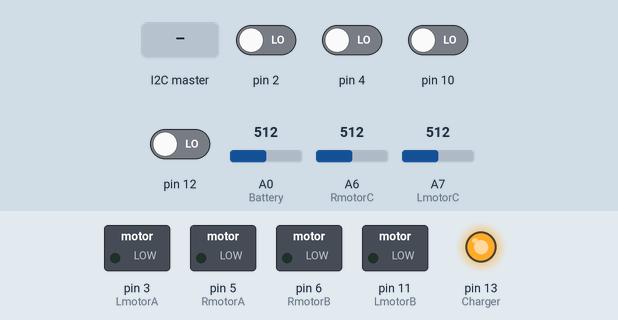
The sketch below on a simulated Arduino Mega 2560, built with avr-gcc and run on an emulated ATmega2560. Shown: switched loads named in the sketch (green lamp = pin HIGH), output pins drawn as LEDs (lit = HIGH). The inputs (shaded band) are chosen by the test bench; at power-on: pin 2, pin 4, pin 10, pin 12 LOW, A0 (Battery) = 512, A6 (RmotorC) = 512, A7 (LmotorC) = 512. What the sketch prints to the serial monitor is not drawn.

Above: at 3.3 s.
3.4 s: the I2C master sends "v"
At 4.06 s:
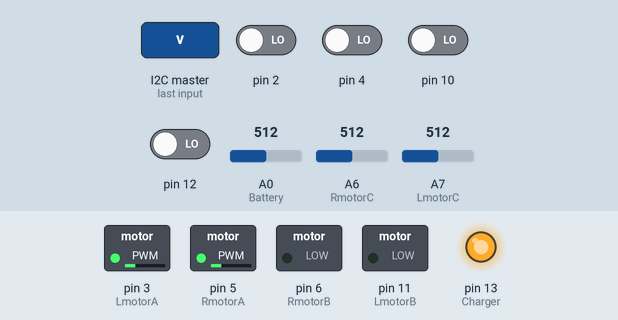
5.9 s: A0 (Battery) set to 307
8.9 s: A0 (Battery) set to 292
At 10.1 s:
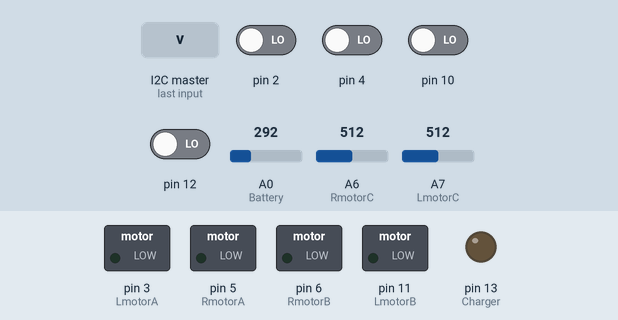
Timing chart, 0 to 11.9 s (numbered marks = the images above; inputs shaded):
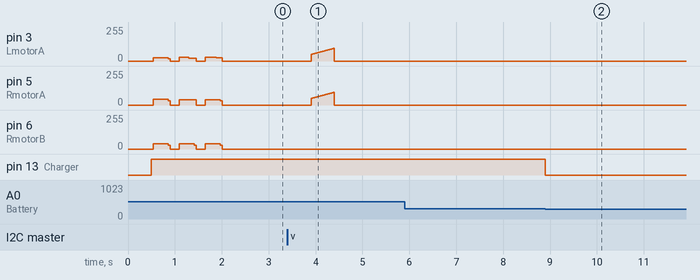

Measured:
- the behaviour switches between 300 and 299 on A0 (Battery) (found by bisection; images 1 and 2)
- after the input at 3.4 s, pin 3 (LmotorA), pin 5 (RmotorA): rises from 0/255 to 95/255 in 0.47 s, then falls to 0/255 in 0.02 s
- after the input at 8.9 s, pin 13 (Charger): HIGH → LOW at once

The sketch:

trex.ino
```cpp
#include "IOpins.h"
#include "Constants.h"
#include <Wire.h>

#include "Encoder.h"


void CalculateSpeed();

//-------------------------------------------------------------- define global variables --------------------------------------------

unsigned int Volts;
unsigned int LeftAmps;
unsigned int RightAmps;
unsigned long chargeTimer;
unsigned long leftoverload;
unsigned long rightoverload;
int highVolts;
int startVolts;
int speed_R = 0;
int speed_L = 0;
int Speed = 0;  //entre 0 et 136 (full speed a 14V)
int Steer = 0;  //entre 0 et 136
bool Stop;                                                    // true=Motors off, false=Motors on
byte Charged=1;                                               // 0=Flat battery  1=Charged battery
int Leftmode=1;                                               // 0=reverse, 1=brake, 2=forward
int Rightmode=1;                                              // 0=reverse, 1=brake, 2=forward
byte Leftmodechange=0;                                        // Left input must be 1500 before brake or reverse can occur
byte Rightmodechange=0;                                       // Right input must be 1500 before brake or reverse can occur
int LeftPWM;                                                  // PWM value for left  motor speed / brake
int RightPWM;                                                 // PWM value for right motor speed / brake
int data;
int servo[7];

long last_update;
int MeasuredSpeed_R;
int MeasuredSpeed_L;

float integrator_R=0, integrator_L=0;

float const Kpi = Kp+Ki;                  // sth beween 0.001 and 1 (fix)(kp 0.12 and ki 0.001 pour tp köchli)
float const inv_Kpi = 1.0/Kpi;            // sth beween 1 and 1000

void setup()
{
  // Serial Communication with the computer
  Serial.begin(Brate);                                      // enable serial communications if Cmode=1
  Serial.flush();                                           // flush buffer

  delay(500);
  Serial.println("Start ...");

  // I2C Communication
  // enable pull-ups
  digitalWrite(18,1);
  digitalWrite(19,1);
  Wire.begin(4);                // join i2c bus with address #4
  Wire.onReceive(receiveEvent); // register event
  Wire.onRequest(requestEvent); // register event

  // Charging
  pinMode(Charger,OUTPUT);                                   // change Charger pin to output
  digitalWrite(Charger,1);                                   // disable current regulator to charge battery

  // Initialization
  last_update=millis();
  QuadratureEncoderInit();
  MotorBeep(3);

}


void loop()
{

  //------------------------------------------------------------ Check battery voltage and current draw of motors ---------------------

  Volts=analogRead(Battery);                                  // read the battery voltage
  LeftAmps=analogRead(LmotorC);                               // read left motor current draw
  RightAmps=analogRead(RmotorC);                              // read right motor current draw

  Serial.print("Volts: ");
  Serial.println(Volts);

  if (LeftAmps>Leftmaxamps)                                   // is motor current draw exceeding safe limit
  {
    analogWrite (LmotorA,0);                                  // turn off motors
    analogWrite (LmotorB,0);                                  // turn off motors
    leftoverload=millis();                                    // record time of overload
  }

  if (RightAmps>Rightmaxamps)                                 // is motor current draw exceeding safe limit
  {
    analogWrite (RmotorA,0);                                  // turn off motors
    analogWrite (RmotorB,0);                                  // turn off motors
    rightoverload=millis();                                   // record time of overload
  }

  //---------------------------------------------------------- FLAT BATTERY speed controller shuts down until battery is recharged ----
  //---------------------------------------------------------- This is a safety feature to prevent malfunction at low voltages!! ------
  if ((Volts<lowvolt) && (Charged==1))                        // check condition of the battery
  {                                                           // change battery status from charged to flat
    Charged=0;                                                // battery is flat
    highVolts=Volts;                                          // record the voltage
    startVolts=Volts;
    chargeTimer=millis();                                     // record the time

    digitalWrite (Charger,0);                                 // enable current regulator to charge battery
  }

  //------------------------------------------------------------ CHARGE BATTERY -------------------------------------------------------
  if ((Charged==0) && (Volts-startVolts>67))                  // if battery is flat and charger has been connected (voltage has increased by at least 1V)
  {
    if (Volts>highVolts)                                      // has battery voltage increased?
    {
      highVolts=Volts;                                        // record the highest voltage. Used to detect peak charging.
      chargeTimer=millis();                                   // when voltage increases record the time
    }

    if (Volts>batvolt)                                        // battery voltage must be higher than this before peak charging can occur.
    {
      if ((highVolts-Volts)>5 || (millis()-chargeTimer)>chargetimeout) // has voltage begun to drop or levelled out?
      {
        Charged=1;                                            // battery voltage has peaked
        digitalWrite (Charger,1);                             // turn off current regulator
      }
    }
  }
  //----------------------------------------------------------- GOOD BATTERY speed controller opperates normally ----------------------
  else
  {
    if (millis()-last_update>1000) {                        // if communication brakes, stops motor after 3 seconds
      Speed=0;
      Steer=0;
      Stop=true;
    }

    CalculateSpeed();

    // --------------------------------------------------------- Code to drive dual "H" bridges --------------------------------------
    if (Charged==1 && !Stop)                                           // Only power motors if battery voltage is good
    {
      if ((millis()-leftoverload)>overloadtime)
      {
        switch (Leftmode)                                     // if left motor has not overloaded recently
        {
          case 2:                                               // left motor forward
            analogWrite(LmotorA,0);
            analogWrite(LmotorB,LeftPWM);
            break;

          case 1:                                               // left motor brake
            analogWrite(LmotorA,LeftPWM);
            analogWrite(LmotorB,LeftPWM);
            break;

          case 0:                                               // left motor reverse
            analogWrite(LmotorA,LeftPWM);
            analogWrite(LmotorB,0);
            break;
        }
      }
      if ((millis()-rightoverload)>overloadtime)
      {
        switch (Rightmode)                                    // if right motor has not overloaded recently
        {
          case 2:                                               // right motor forward
            analogWrite(RmotorA,0);
            analogWrite(RmotorB,RightPWM);
            break;

          case 1:                                               // right motor brake
            analogWrite(RmotorA,RightPWM);
            analogWrite(RmotorB,RightPWM);
            break;

          case 0:                                               // right motor reverse
            analogWrite(RmotorA,RightPWM);
            analogWrite(RmotorB,0);
            break;
        }
      }
    }
    else                                                      // Battery is flat
    {
      analogWrite (LmotorA,0);                                // turn off motors
      analogWrite (LmotorB,0);                                // turn off motors
      analogWrite (RmotorA,0);                                // turn off motors
      analogWrite (RmotorB,0);                                // turn off motors
    }
  }
}

void CalculateSpeed()
{
  //Serial.println(millis());
  int speed_difference_R, speed_difference_L;
  float speed_p_R, speed_p_L;
  float speed_p_R_arw, speed_p_L_arw;
  float elim_R, elim_L;

  //calculate and limits speed value for each side
  if (abs(Speed)+abs(Steer)<140) {
    speed_L=Speed+Steer;
    speed_R=Speed-Steer;
        /*
        Serial.print("Speed");           // print the character
        Serial.print(" ");
        Serial.println(Speed);           // print the speed
        Serial.print("Steer");           // print the character
        Serial.print(" ");
        Serial.println(Steer);           // print the angle
        */
  }
  else {
    speed_L=(int)((Speed+Steer)/((abs(Speed)+abs(Steer))/140.0));
    speed_R=(int)((Speed-Steer)/((abs(Speed)+abs(Steer))/140.0));
  }
        /*Serial.print("speed_R");       // print the character
        Serial.print(" ");
        Serial.println(speed_R);         // print the angle
        */
 // target value in encoder speed
  MeasuredSpeed_L=GetSpeedLeft();        // Speed updating at 100 Hz. v_rpm = n_enc * 100Hz/64 * 60sec/70gearratio;
  MeasuredSpeed_R=GetSpeedRight();       // v_rpm = n_enc * 1.339285714

  //PI controller-Right side
  speed_difference_R = speed_R - MeasuredSpeed_R;
  speed_p_R = integrator_R + (Kpi * speed_difference_R);
  // arw
  if(speed_p_R > 255) speed_p_R_arw = 255;
  else if(speed_p_R < -255) speed_p_R_arw = -255;
  else speed_p_R_arw = speed_p_R;
  elim_R = speed_difference_R - ((speed_p_R - speed_p_R_arw)*inv_Kpi);
  integrator_R = integrator_R + (Ki*elim_R);

        /*Serial.print("speed_p_R");             // print the character
        Serial.print(" ");
        Serial.println(speed_p_R);         // print the angle
        Serial.print("speed_pR_arw");             // print the character
        Serial.print(" ");
        Serial.println(speed_p_R_arw);         // print the speed
        Serial.print("measured");             // print the character
        Serial.print(" ");
        Serial.println(MeasuredSpeed_L);         // print the angle
        Serial.print(" ");             // print the character
        Serial.print("integrator_r");             // print the character
        Serial.print(" ");
        Serial.println(integrator_R);         // print the angle
        Serial.println(" ");*/


  //PI controller-Left side
  speed_difference_L = speed_L - MeasuredSpeed_L;
  speed_p_L = integrator_L + (Kpi * speed_difference_L);
  // arw
  if(speed_p_L > 255) speed_p_L_arw = 255;
  else if(speed_p_L < -255) speed_p_L_arw = -255;
  else speed_p_L_arw = speed_p_L;
  elim_L = speed_difference_L - ((speed_p_L - speed_p_L_arw)*inv_Kpi);
  integrator_L = integrator_L + (Ki*elim_L);


  if (speed_p_L>0) Leftmode=2;
  else if (speed_p_L<0) Leftmode=0;
  else Leftmode=1;
  if (speed_p_R>0) Rightmode=2;
  else if (speed_p_R<0) Rightmode=0;
  else Rightmode=1;

  LeftPWM = abs(speed_p_L_arw);
  RightPWM = abs(speed_p_R_arw);

  if (MeasuredSpeed_R ==0 && RightPWM<50) RightPWM=0;
  if (MeasuredSpeed_L ==0 && LeftPWM<50) LeftPWM=0;

  //Serial.println(millis());
}


void receiveEvent(int bytesReceived)
{
  bytesReceived = Wire.available();
  if(bytesReceived == 3 || bytesReceived == 1)
  {
    char input = Wire.read(); // receive byte as a character
    switch(input) {
      case 'v': //set speed
        Speed=(int)(((unsigned int)Wire.read())<<8 | (unsigned int)Wire.read());
        //Speed = Wire.read()*256 + Wire.read();
        Stop = false;
        last_update=millis();
        break;

      case 'w': //set angle to turn
        Steer=(int)(((unsigned int)Wire.read())<<8 | (unsigned int)Wire.read());
        //Steer = Wire.read()*256 + Wire.read();
        Stop = false;
        last_update=millis();
        /*Serial.println("Starting motors...");
        Serial.print("v");             // print the character
        Serial.print(" ");
        Serial.println(Speed);         // print the speed
        Serial.print("w");             // print the character
        Serial.print(" ");
        Serial.println(Steer);         // print the angle*/
        break;

      case 's': //set angle to turn
        Stop = true;
        Speed = 0;
        Steer = 0;
        last_update=millis();
        //Serial.println("Stopping motors.");
        break;

      default: //something went wrong
        Serial.println("ERROR: Received faulty speed settings over I2C!");
        Stop = true;
        Speed = 0;
        Steer = 0;
        Serial.println("Stopping motors.");
    }
  }
  else {
    while(Wire.available()) {
      char c = Wire.read();
      Serial.print(c);
    }
    Serial.println("");
  }

  // empty buffer
  Wire.flush();
}

void requestEvent() {
  Wire.write("hello ");
}


void MotorBeep(int beeps)
{
  int pwmon = 250;

  analogWrite (LmotorA,0);                                // turn off motors
  analogWrite (LmotorB,0);                                // turn off motors
  analogWrite (RmotorA,0);                                // turn off motors
  analogWrite (RmotorB,0);                                // turn off motors


  for(int b=0;b<beeps;b++)                              // loop to generate multiple beeps
  {
    for(int duration=0;duration<400;duration++)         // generate 2kHz tone for 200mS
    {
      analogWrite(RmotorA,0);                          // drive right motor forward
      analogWrite(RmotorB,pwmon);
      analogWrite(LmotorA,0);                          // drive left  motor forward
      analogWrite(LmotorB,pwmon);
      delayMicroseconds(50);                            // limit full power to 50uS
      analogWrite (LmotorA,0);                                // turn off motors
      analogWrite (LmotorB,0);                                // turn off motors
      analogWrite (RmotorA,0);                                // turn off motors
      analogWrite (RmotorB,0);                                // turn off motors
      delayMicroseconds(200);                           // wait aditional 200uS to generate 2kHz tone

      analogWrite(RmotorA,pwmon);                          // drive right motor forward
      analogWrite(RmotorB,0);
      analogWrite(LmotorA,pwmon);                          // drive left  motor forward
      analogWrite(LmotorB,0);
      delayMicroseconds(50);                              // limit full power to 50uS
      analogWrite (LmotorA,0);                                // turn off motors
      analogWrite (LmotorB,0);                                // turn off motors
      analogWrite (RmotorA,0);                                // turn off motors
      analogWrite (RmotorB,0);                                // turn off motors
      delayMicroseconds(200);                           // wait aditional 200uS to generate 2kHz tone

    }
    delay(200);                                         // pause for 200mS (1/5th of a second) between beeps
  }
}
```

Constants.h
```cpp
//=================================== MODE OF COMMUNICATIONS ========================================================================

#define Cmode                2     // Sets communication mode: 0=RC    1=Serial    2=I2C
#define Brate           115200     // Baud rate for serial communications


//=================================== RC MODE OPTIONS ===============================================================================

//#define Mix                  1     // Set to 1 if L/R and F/R signals from RC need to be mixed
//#define Leftcenter        1500     // when RC inputs are centered then input should be 1.5mS
//#define Rightcenter       1500     // when RC inputs are centered then input should be 1.5mS
//#define RCdeadband          35     // inputs do not have to be perfectly centered to stop motors
//#define scale               12     // scale factor for RC signal to PWM


//=================================== BATTERY CHARGER SETTINGS ======================================================================

#define batvolt            980     // This is the nominal battery voltage reading. Peak charge can only occur above this voltage.
#define lowvolt            300//410     // This is the voltage at which the speed controller goes into recharge mode.
#define chargetimeout   300000     // If the battery voltage does not change in this number of milliseconds then stop charging.


//=================================== H BRIDGE SETTINGS =============================================================================

#define Leftmaxamps        800     // set overload current for left motor
#define Rightmaxamps       800     // set overload current for right motor
#define overloadtime       100     // time in mS before motor is re-enabled after overload occurs


//=================================== SERVO SETTINGS ================================================================================

//#define DServo0           1500     // default position for servo0 on "power up" - 1500uS is center position on most servos
//#define DServo1           1500     // default position for servo1 on "power up" - 1500uS is center position on most servos
//#define DServo2           1500     // default position for servo2 on "power up" - 1500uS is center position on most servos
//#define DServo3           1500     // default position for servo3 on "power up" - 1500uS is center position on most servos
//#define DServo4           1500     // default position for servo4 on "power up" - 1500uS is center position on most servos
//#define DServo5           1500     // default position for servo5 on "power up" - 1500uS is center position on most servos
//#define DServo6           1500     // default position for servo6 on "power up" - 1500uS is center position on most servos


//====================Controller settings==========

#define Kp                2.0 // 5, oscillation at 18
#define Ki                0.1 // 1.0
#define SPEED             0
```

Source omitted: Encoder.cpp (3480 bytes), Encoder.h (440 bytes), digitalWriteFast.h (6674 bytes), IOpins.h (833 bytes)
